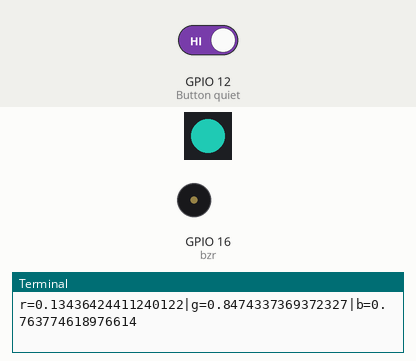
Recording of a program running on a simulated Raspberry Pi (BCM pin numbers). Shown: 1 RGB LEDs in strip order, left to right, buzzer (waves = sounding), the last lines printed to the terminal. Inputs (shaded band) come from the test bench; at power-on: GPIO 12 (Button quiet) HIGH. Dim RGB values are drawn brighter than linear; random numbers come from a fixed seed.

Above: at 1.27 s.
1.3 s: GPIO 12 (Button quiet) driven LOW
At 6.31 s:
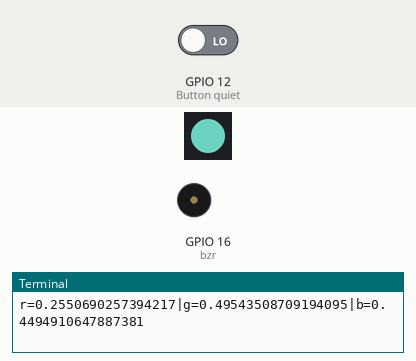
6.6 s: GPIO 12 (Button quiet) driven HIGH
At 8.45 s:
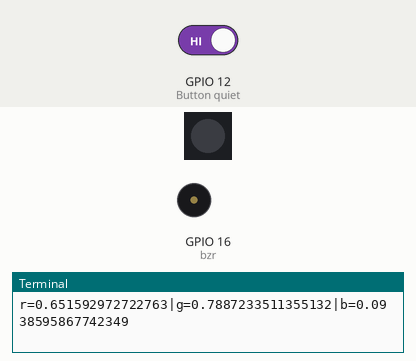
11.9 s: GPIO 12 (Button quiet) driven LOW
At 24.74 s:
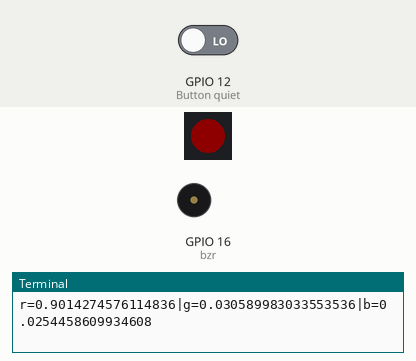
Timing chart, 0 to 32.2 s (numbered marks = the images above; inputs shaded):
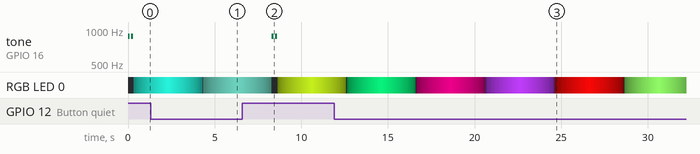

The program:

heartBeat.py
```python
from gpiozero import Button
#from gpiozero import DigitalInputDevice
from gpiozero import RGBLED
from gpiozero import TonalBuzzer
from gpiozero.tones import Tone
from time import sleep
import random
#
quiet = Button(12,pull_up=True)
#quiet = DigitalInputDevice(12,pull_up=True)
#
bzr = TonalBuzzer(16)
#
led = RGBLED(17,27,22)
# LED(##) = GPIO ##
#red = PWMLED(17)
#green = PWMLED(27)
#blue = PWMLED(22)
#
thislong = 0.1
#
def beepbeep():
    bzr.play(bzr.max_tone)
    sleep(thislong)
    bzr.stop()
    sleep(thislong)
    bzr.play(bzr.max_tone)
    sleep(thislong)
    bzr.stop()
#
while True:
    maxred = random.random()
    maxgrn = random.random()
    maxblu = random.random()
    print(f"r={maxred}|g={maxgrn}|b={maxblu}")
    if not quiet.is_pressed:
#    if not quiet.value:
        beepbeep()
    led.pulse(fade_in_time=2,fade_out_time=2,on_color=(maxred,maxgrn,maxblu),n=1,background=False)
#
```

Measured:
- after the input at 6.6 s, tone on GPIO 16 (bzr): alternates 880 Hz for 0.10 s and silent for 0.10 s, 4 changes in all, then stays silent, starting after 1.7 s
- by itself, tone on GPIO 16 (bzr): alternates 880 Hz for 0.10 s and silent for 0.10 s, 4 changes in all, then stays silent
